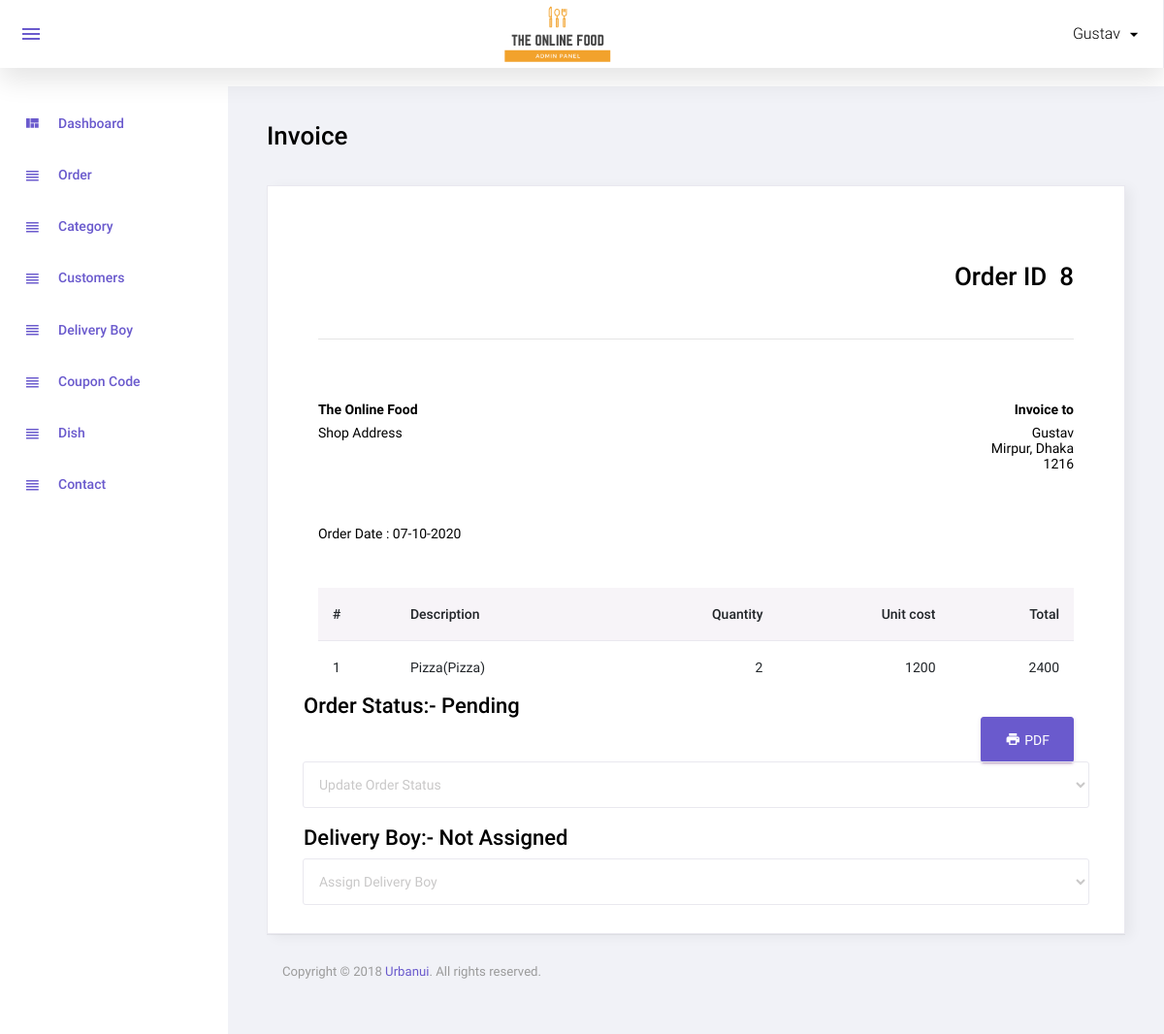
Page /admin/order_detail.php?id=8 (signed in) on the committed database.
### tables this page shows
CREATE TABLE `order_master` (
  `id` int(11) NOT NULL,
  `user_id` int(11) NOT NULL,
  `name` varchar(50) NOT NULL,
  `email` varchar(50) NOT NULL,
  `phone` varchar(50) NOT NULL,
  `address` text NOT NULL,
  `total_price` float NOT NULL,
  `coupon_code` varchar(20) NOT NULL,
  `final_price` float NOT NULL,
  `zipcode` varchar(10) NOT NULL,
  `delivery_boy_id` int(11) NOT NULL,
  `payment_status` varchar(20) NOT NULL,
  `order_status` int(11) NOT NULL,
  `added_on` datetime NOT NULL,
  `payment_type` varchar(20) NOT NULL
);

CREATE TABLE `order_detail` (
  `id` int(11) NOT NULL,
  `order_id` int(11) NOT NULL,
  `dish_details_id` int(11) NOT NULL,
  `price` float NOT NULL,
  `qty` int(11) NOT NULL
);

CREATE TABLE `dish` (
  `id` int(11) NOT NULL,
  `category_id` int(11) NOT NULL,
  `dish` varchar(100) NOT NULL,
  `dish_detail` text NOT NULL,
  `image` varchar(100) NOT NULL,
  `status` int(11) NOT NULL,
  `added_on` datetime NOT NULL
);

CREATE TABLE `dish_details` (
  `id` int(11) NOT NULL,
  `dish_id` int(11) NOT NULL,
  `attribute` varchar(100) NOT NULL,
  `price` int(11) NOT NULL,
  `status` int(11) NOT NULL,
  `added_on` datetime NOT NULL
);

CREATE TABLE `order_status` (
  `id` int(11) NOT NULL,
  `order_status` varchar(50) NOT NULL
);

### function.inc.php (called while the page is built, shortened)
<?php
function get_safe_value($str){
    global  $con;
    $str=mysqli_real_escape_string($con,$str);
    return $str;
}
    ?>
    <?php
function getOrderDetails($oid){
    global $con;
    $sql="select order_detail.price,order_detail.qty,dish_details.attribute,dish.dish
	from order_detail,dish_details,dish
	WHERE
	order_detail.order_id=$oid AND
	order_detail.dish_details_id=dish_details.id AND
	dish_details.dish_id=dish.id";
    $data=array();
    $res=mysqli_query($con,$sql);
    while($row=mysqli_fetch_assoc($res)){
        $data[]=$row;
    }
    return $data;
}
function dateFormat($date){
    $str=strtotime($date);
    return date('d-m-Y',$str);
}
function getDeliveryBoyNameById($id){
    global $con;
    $sql="select name,mobile from delivery_boy where id='$id'";
    $res=mysqli_query($con,$sql);
    if(mysqli_num_rows($res)>0){
        $row=mysqli_fetch_assoc($res);
        return $row['name'].'('.$row['mobile'].')';
    }else{
        return 'Not Assigned';
    }
}
?>

### admin/order_detail.php (the view, shortened to what this page needs)
<?php
include('top.php');
if(isset($_GET['id']) && $_GET['id']>0){
    $id=get_safe_value($_GET['id']);
    $sql="select order_master.*,order_status.order_status as order_status_str from order_master,order_status where order_master.order_status=order_status.id and order_master.id='$id' order by order_master.id desc";
    $res=mysqli_query($con,$sql);
    if(mysqli_num_rows($res)>0){
        $orderRow=mysqli_fetch_assoc($res);
    }else{
        redirect('Welcome_Page.php');
    }
}else{
    redirect('Welcome_Page.php');
}
?>
    <div class="page-header">
        <h3 class="page-title"> Invoice </h3>
    </div>
    <div class="row">
    <div class="col-lg-12">
        <div class="card px-2">
            <div class="card-body">
                <div class="container-fluid">
                    <h3 class="text-right my-5">Order ID&nbsp;&nbsp;<?php echo $id?></h3>
                    <hr>
                </div>
                <div class="container-fluid d-flex justify-content-between">
                    <div class="col-lg-3 pl-0">
                        <p class="mt-5 mb-2"><b>The Online Food</b></p>
                        <p>Shop Address</p>
                    </div>
                    <div class="col-lg-3 pr-0">
                        <p class="mt-5 mb-2 text-right"><b>Invoice to</b></p>
                        <p class="text-right">
                            <?php  echo $orderRow['name']?><br/>
                            <?php  echo $orderRow['address']?><br/>
                            <?php  echo $orderRow['zipcode']?><br/>
                        </p>
                    </div>
                </div>
                <div class="container-fluid d-flex justify-content-between">
                    <div class="col-lg-3 pl-0">
                        <p class="mb-0 mt-5">Order Date : <?php  echo dateFormat($orderRow['added_on'])?></p>
                    </div>
                </div>
                <div class="container-fluid mt-5 d-flex justify-content-center w-100">
                    <div class="table-responsive w-100">
                        <table class="table">
                            <thead>
                            <tr class="bg-dark">
                                <th>#</th>
                                <th>Description</th>
                                <th class="text-right">Quantity</th>
                                <th class="text-right">Unit cost</th>
                                <th class="text-right">Total</th>
                            </tr>
                            </thead>
                            <tbody>
                            <?php
                            $getOrderDetails=getOrderDetails($id);
                            $i=1;
                            foreach($getOrderDetails as $list){
                                ?>
                                <tr class="text-right">
                                    <td class="text-left"><?php echo $i?></td>
                                    <td class="text-left"><?php echo $list['dish']?>(<?php echo $list['attribute']?>)</td>
                                    <td><?php echo $list['qty']?></td>
                                    <td><?php echo $list['price']?></td>
                                    <td><?php echo $list['price']*$list['qty']?></td>
                                </tr>
                                <?php
                                $i++;
                            } ?>
                            </tbody>
                        </table>
                    </div>
                </div>
                <div class="container-fluid w-100">
                    <a href="../download_invoice.php?id=<?php echo $id?>" class="btn btn-primary float-right mt-4 ml-2"><i class="mdi mdi-printer mr-1"></i>PDF</a>
                </div>
                <div>
                    <?php
                    echo "<h4>Order Status:- ".$orderRow['order_status_str']."</h4>";
                    ?>
                    <select class="form-control wSelect200" name="order_status" id="order_status" onchange="updateOrderStatus()">
                        <option val=''>Update Order Status</option>
                    </select>
                    <br/>
                    <?php
                    echo "<h4>Delivery Boy:- ".getDeliveryBoyNameById($orderRow['delivery_boy_id'])."</h4>";
                    ?>
                    <select class="form-control wSelect200" name="delivery_boy" id="delivery_boy" onchange="updateDeliveryBoy()">
                        <option val=''>Assign Delivery Boy</option>
                    </select>
                </div>
            </div>
        </div>
    </div>
<?php include('footer.php');?>

### rows in the picture
order_master: name "Gustav", address "Mirpur, Dhaka", zipcode "1216", added_on "07-10-2020", order_status.order_status "Pending"
order_detail: dish.dish "Pizza", dish_details.attribute "Pizza", qty "2", price "1200", $list['price']*$list['qty'] "2400"

### other values in the picture
$_SESSION['ADMIN_USER'] "Gustav"
$id "8"
getDeliveryBoyNameById($orderRow['delivery_boy_id']) "Not Assigned"
